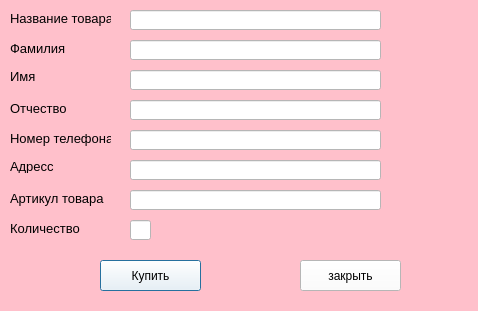
<?xml version="1.0" encoding="UTF-8"?>
<ui version="4.0">
 <class>Dialog</class>
 <widget class="QDialog" name="Dialog">
  <property name="geometry">
   <rect>
    <x>0</x>
    <y>0</y>
    <width>478</width>
    <height>311</height>
   </rect>
  </property>
  <property name="windowTitle">
   <string>покупка товара</string>
  </property>
  <property name="windowIcon">
   <iconset>
    <normaloff>../../Downloads/1613243880_194-p-temno-sinii-s-belim-fon-241.jpg</normaloff>../../Downloads/1613243880_194-p-temno-sinii-s-belim-fon-241.jpg</iconset>
  </property>
  <property name="styleSheet">
   <string notr="true">background-color: pink</string>
  </property>
  <widget class="QPushButton" name="pushButton">
   <property name="geometry">
    <rect>
     <x>100</x>
     <y>260</y>
     <width>101</width>
     <height>31</height>
    </rect>
   </property>
   <property name="cursor">
    <cursorShape>OpenHandCursor</cursorShape>
   </property>
   <property name="styleSheet">
    <string notr="true">background-color: white</string>
   </property>
   <property name="text">
    <string>Купить</string>
   </property>
  </widget>
  <widget class="QPushButton" name="pushButton_2">
   <property name="geometry">
    <rect>
     <x>300</x>
     <y>260</y>
     <width>101</width>
     <height>31</height>
    </rect>
   </property>
   <property name="cursor">
    <cursorShape>OpenHandCursor</cursorShape>
   </property>
   <property name="styleSheet">
    <string notr="true">background-color: white</string>
   </property>
   <property name="text">
    <string>закрыть</string>
   </property>
  </widget>
  <widget class="QLabel" name="label">
   <property name="geometry">
    <rect>
     <x>10</x>
     <y>10</y>
     <width>101</width>
     <height>16</height>
    </rect>
   </property>
   <property name="font">
    <font>
     <pointsize>10</pointsize>
    </font>
   </property>
   <property name="text">
    <string>Название товара</string>
   </property>
  </widget>
  <widget class="QLabel" name="label_2">
   <property name="geometry">
    <rect>
     <x>10</x>
     <y>40</y>
     <width>71</width>
     <height>16</height>
    </rect>
   </property>
   <property name="font">
    <font>
     <pointsize>10</pointsize>
    </font>
   </property>
   <property name="text">
    <string>Фамилия</string>
   </property>
  </widget>
  <widget class="QLabel" name="label_3">
   <property name="geometry">
    <rect>
     <x>10</x>
     <y>70</y>
     <width>47</width>
     <height>13</height>
    </rect>
   </property>
   <property name="font">
    <font>
     <pointsize>10</pointsize>
    </font>
   </property>
   <property name="text">
    <string>Имя</string>
   </property>
  </widget>
  <widget class="QLabel" name="label_4">
   <property name="geometry">
    <rect>
     <x>10</x>
     <y>100</y>
     <width>61</width>
     <height>16</height>
    </rect>
   </property>
   <property name="font">
    <font>
     <pointsize>10</pointsize>
    </font>
   </property>
   <property name="text">
    <string>Отчество</string>
   </property>
  </widget>
  <widget class="QLabel" name="label_5">
   <property name="geometry">
    <rect>
     <x>10</x>
     <y>130</y>
     <width>101</width>
     <height>16</height>
    </rect>
   </property>
   <property name="font">
    <font>
     <pointsize>10</pointsize>
    </font>
   </property>
   <property name="text">
    <string>Номер телефона</string>
   </property>
  </widget>
  <widget class="QLabel" name="label_6">
   <property name="geometry">
    <rect>
     <x>10</x>
     <y>160</y>
     <width>47</width>
     <height>13</height>
    </rect>
   </property>
   <property name="font">
    <font>
     <pointsize>10</pointsize>
    </font>
   </property>
   <property name="text">
    <string>Адресс</string>
   </property>
  </widget>
  <widget class="QLabel" name="label_7">
   <property name="geometry">
    <rect>
     <x>10</x>
     <y>190</y>
     <width>101</width>
     <height>16</height>
    </rect>
   </property>
   <property name="font">
    <font>
     <pointsize>10</pointsize>
    </font>
   </property>
   <property name="text">
    <string>Артикул товара</string>
   </property>
  </widget>
  <widget class="QLineEdit" name="lineEdit">
   <property name="geometry">
    <rect>
     <x>130</x>
     <y>10</y>
     <width>251</width>
     <height>20</height>
    </rect>
   </property>
   <property name="styleSheet">
    <string notr="true">background-color: white</string>
   </property>
  </widget>
  <widget class="QLineEdit" name="lineEdit_2">
   <property name="geometry">
    <rect>
     <x>130</x>
     <y>100</y>
     <width>251</width>
     <height>20</height>
    </rect>
   </property>
   <property name="styleSheet">
    <string notr="true">background-color: white</string>
   </property>
  </widget>
  <widget class="QLineEdit" name="lineEdit_3">
   <property name="geometry">
    <rect>
     <x>130</x>
     <y>70</y>
     <width>251</width>
     <height>20</height>
    </rect>
   </property>
   <property name="styleSheet">
    <string notr="true">background-color: white</string>
   </property>
  </widget>
  <widget class="QLineEdit" name="lineEdit_4">
   <property name="geometry">
    <rect>
     <x>130</x>
     <y>40</y>
     <width>251</width>
     <height>20</height>
    </rect>
   </property>
   <property name="styleSheet">
    <string notr="true">background-color: white</string>
   </property>
  </widget>
  <widget class="QLineEdit" name="lineEdit_5">
   <property name="geometry">
    <rect>
     <x>130</x>
     <y>130</y>
     <width>251</width>
     <height>20</height>
    </rect>
   </property>
   <property name="styleSheet">
    <string notr="true">background-color: white</string>
   </property>
  </widget>
  <widget class="QLineEdit" name="lineEdit_6">
   <property name="geometry">
    <rect>
     <x>130</x>
     <y>160</y>
     <width>251</width>
     <height>20</height>
    </rect>
   </property>
   <property name="styleSheet">
    <string notr="true">background-color: white</string>
   </property>
  </widget>
  <widget class="QLineEdit" name="lineEdit_7">
   <property name="geometry">
    <rect>
     <x>130</x>
     <y>190</y>
     <width>251</width>
     <height>20</height>
    </rect>
   </property>
   <property name="styleSheet">
    <string notr="true">background-color: white</string>
   </property>
  </widget>
  <widget class="QLineEdit" name="lineEdit_8">
   <property name="geometry">
    <rect>
     <x>130</x>
     <y>220</y>
     <width>21</width>
     <height>20</height>
    </rect>
   </property>
   <property name="styleSheet">
    <string notr="true">background-color: white</string>
   </property>
  </widget>
  <widget class="QLabel" name="label_8">
   <property name="geometry">
    <rect>
     <x>10</x>
     <y>220</y>
     <width>101</width>
     <height>16</height>
    </rect>
   </property>
   <property name="font">
    <font>
     <pointsize>10</pointsize>
    </font>
   </property>
   <property name="text">
    <string>Количество</string>
   </property>
  </widget>
 </widget>
 <resources/>
 <connections/>
</ui>
